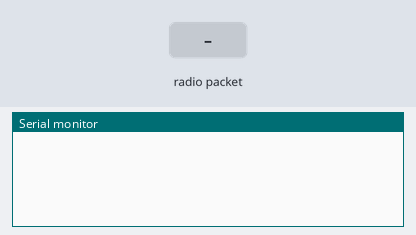
The sketch below on a simulated Arduino Uno, built with avr-gcc and run on an emulated ATmega328P. Shown: the last lines printed to the serial monitor. The test bench sets the inputs (shaded band). No radio packets arrive unless stated.

Above: at 1.2 s.
1.3 s: radio packet ".-" arrives
At 1.7 s:
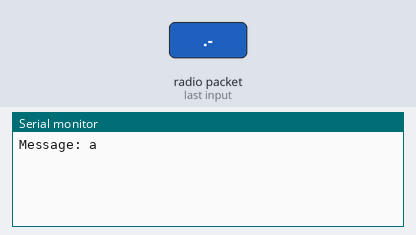
2.8 s: radio packet "-..." arrives
At 4.0 s:
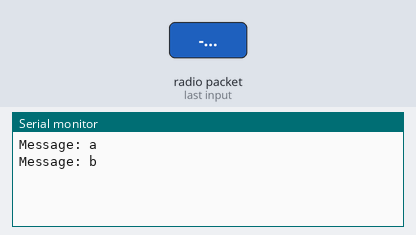
4.3 s: radio packet "-.-." arrives
At 5.2 s:
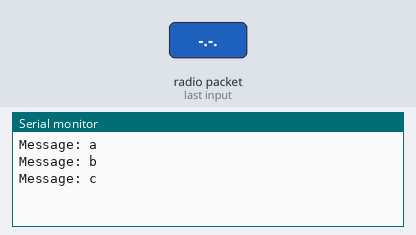
5.8 s: radio packet "." arrives
At 6.3 s:
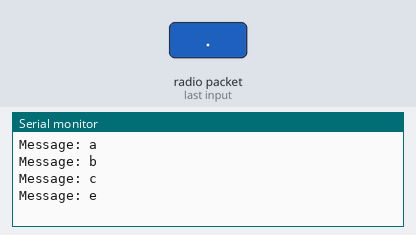
7.3 s: radio packet "..-." arrives
At 8.5 s:
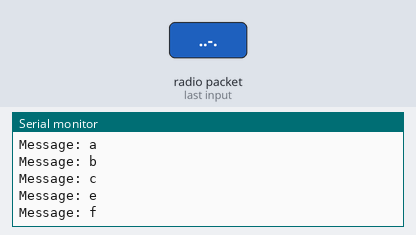
8.8 s: radio packet "--." arrives
At 9.8 s:
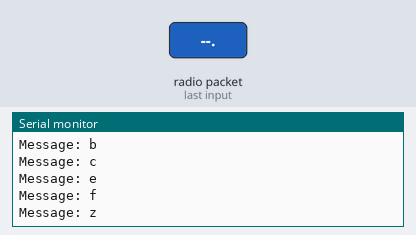

Measured:
- after the input at 1.3 s, the serial monitor: prints a new line at once (image 1)
- after the input at 2.8 s, the serial monitor: prints a new line at once (image 2)
- after the input at 4.3 s, the serial monitor: prints a new line at once (image 3)
- after the input at 5.8 s, the serial monitor: prints a new line at once (image 4)
- after the input at 7.3 s, the serial monitor: prints a new line at once (image 5)
- after the input at 8.8 s, the serial monitor: prints a new line at once (image 6)

The sketch:

Receptor.ino
```cpp
#include <RadioHead.h>
#include <string.h>
#include <RH_ASK.h>
#include <SPI.h> // Not actualy used but needed to compile

RH_ASK driver;

void setup()
{
    Serial.begin(9600);  // Debugging only
    if (!driver.init())
         Serial.println("init failed");
}
void newl(char *b)
{
  int i;
  for(i=0;i<strlen(b);i++)
    if(b[i] == '\n')
     {
      b[i] = '\0';
      break;
     }
}
void convert(String ss, char *buf)
{
  buf[0] = '\0';
  char s[255];
  char* token;
  ss.toCharArray(s,255);
  token =  strtok(s, " ");
  while(token != NULL)
  {
    if(strcmp(token,".-") == 0)
      strcat(buf,"a");
    if(strcmp(token,"-...") == 0)
      strcat(buf,"b");
    if(strcmp(token,"-.-.") == 0)
      strcat(buf,"c");
    if(strcmp(token,"-..") == 0)
      strcat(buf,"d");
    if(strcmp(token,".") == 0)
      strcat(buf,"e");
    if(strcmp(token,"..-.") == 0)
      strcat(buf,"f");
    if(strcmp(token,"--.") == 0)
      strcat(buf,"g");
    if(strcmp(token,"....") == 0)
      strcat(buf,"h");
    if(strcmp(token,"..") == 0)
      strcat(buf,"i");
    if(strcmp(token,".---") == 0)
      strcat(buf,"j");
    if(strcmp(token,"-.-") == 0)
      strcat(buf,"k");
    if(strcmp(token,".-..") == 0)
      strcat(buf,"l");
    if(strcmp(token,"--") == 0)
      strcat(buf,"m");
    if(strcmp(token,"-.") == 0)
      strcat(buf,"n");
    if(strcmp(token,"---") == 0)
      strcat(buf,"o");
    if(strcmp(token,".--.") == 0)
      strcat(buf,"p");
    if(strcmp(token,"--.-") == 0)
      strcat(buf,"q");
    if(strcmp(token,".-.") == 0)
      strcat(buf,"r");
    if(strcmp(token,"...") == 0)
      strcat(buf,"s");
    if(strcmp(token,"-") == 0)
      strcat(buf,"t");
    if(strcmp(token,"..-") == 0)
      strcat(buf,"u");
    if(strcmp(token,"...-") == 0)
      strcat(buf,"v");
    if(strcmp(token,".--") == 0)
      strcat(buf,"w");
    if(strcmp(token,"-..-") == 0)
      strcat(buf,"x");
    if(strcmp(token,"-.--") == 0)
      strcat(buf,"y");
    if(strcmp(token,"--..") == 0)
      strcat(buf,"z");
    if(strcmp(token,".----") == 0)
      strcat(buf,"1");
    if(strcmp(token,"..---") == 0)
      strcat(buf,"2");
    if(strcmp(token,"...--") == 0)
      strcat(buf,"3");
    if(strcmp(token,"....-") == 0)
      strcat(buf,"4");
    if(strcmp(token,".....") == 0)
      strcat(buf,"5");
    if(strcmp(token,"-....") == 0)
      strcat(buf,"6");
    if(strcmp(token,"--...") == 0)
      strcat(buf,"7");
    if(strcmp(token,"---..") == 0)
      strcat(buf,"8");
    if(strcmp(token,"----.") == 0)
      strcat(buf,"9");
    if(strcmp(token,"-----") == 0)
      strcat(buf,"0");
    if(strcmp(token,"\t") == 0)
      strcat(buf," ");

    token = strtok(NULL, " ");
  }

}
void loop()
{
    String buff;
    uint8_t buf[255];
    buf[0] = '\0';
    uint8_t buflen = sizeof(buf);
    if (driver.recv(buf, &buflen)) // Non-blocking
    {
      int i;
      // Message with a good checksum received, dump it.
      newl((char*)buf);
      buff = String((char *)buf);
      convert(buff,(char *)buf);
      Serial.print("Message: ");
      Serial.println((char *)buf);

    }
}
```
